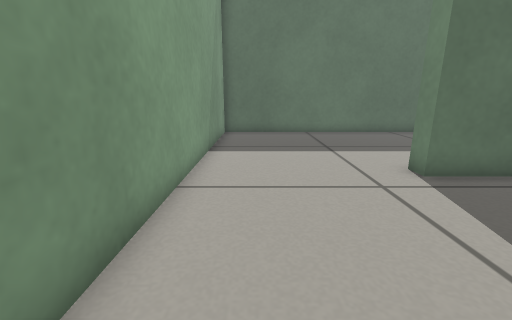
View 1 (above)

12 first-person views from a walk through a robot-simulator world made for Gazebo. The camera is 0.42 m above the floor, tilts 14° down and sees 90° across. The floor is counted in squares, 0.2 m on a side. Each view is taken from the middle of a square. On the plan, view 1 faces up. The plan holds only what a view shows up to about 16 squares ahead; the rest is blank.

View 2
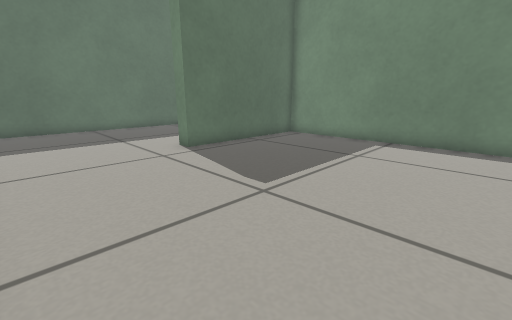

View 3
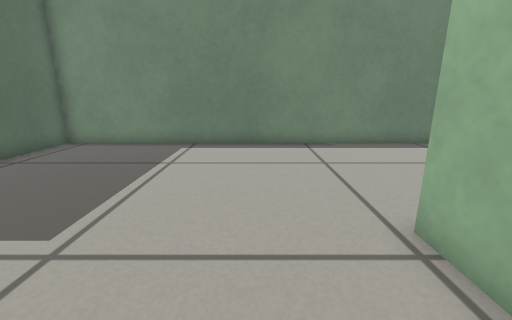

View 4
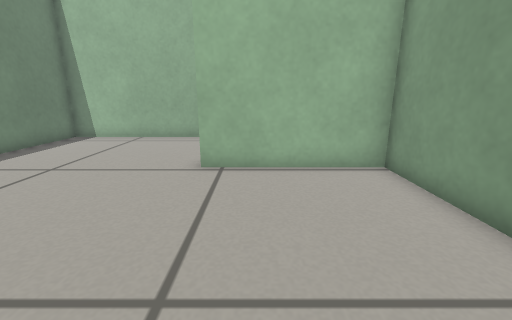

View 5
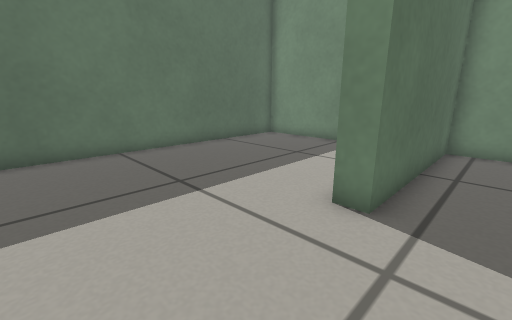

View 6
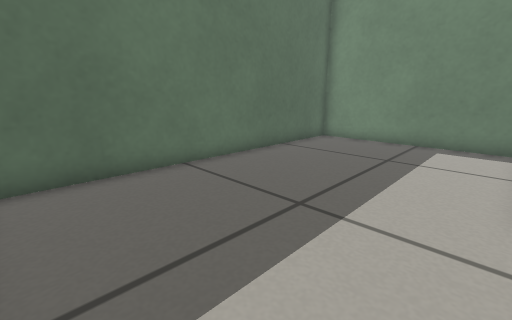

View 7
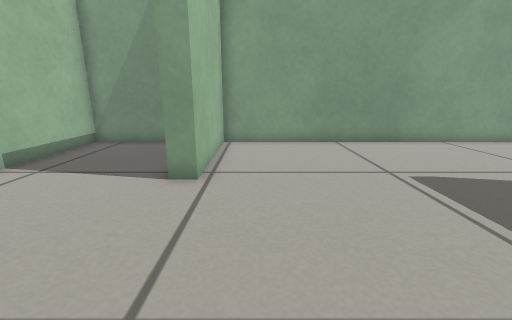

View 8
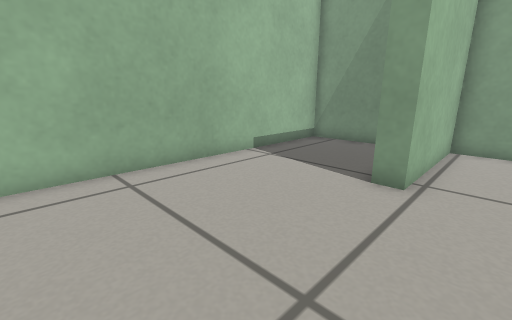

View 9
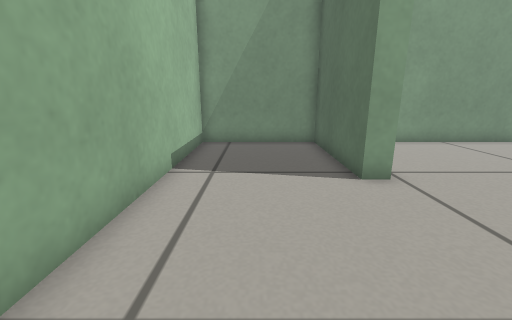

View 10
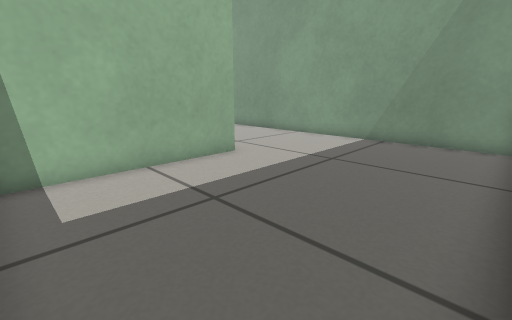

View 11
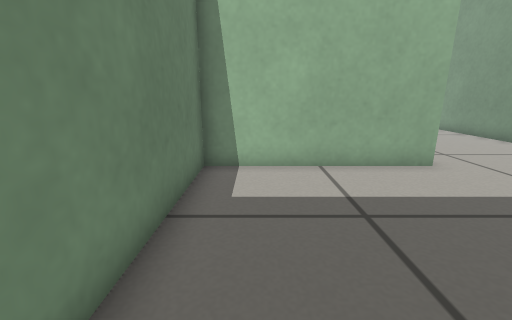

View 12
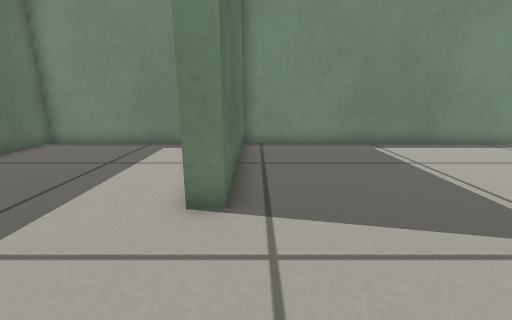

### Floor plan
Points are (right, up) in squares from view 1. A wall is a line through its corners. A room is listed if a view was taken in it or the views show most of it. See-through windows are left out.
Room 1 (views 1, 2, 3, 4, 5, 7, 8, 9, 12)
walls: (-1.9, 6.4) (-1.9, -4.5) (3.7, -4.5) (3.7, -5.3) (-1.9, -5.3) (-1.9, -10.5) (11.6, -10.5) (11.6, 6.6) (4.5, 6.6)
ways out: opening at (1.5, 7) to room 2
Room 2 (views 6, 10, 11)
walls: (4.5, 6.6) (4.5, 7.3) (11.6, 7.3) (11.6, 15.3) (-1.9, 15.3) (-1.9, 6.4)
ways out: opening at (1.5, 7) to room 1

Where each view was taken, in squares from view 1:
view 1: 0 up, 0 right, facing up
view 2: 3 down, 1 left, facing up-right
view 3: 2 down, 0 right, facing right
view 4: 3 up, 2 right, facing down
view 5: 5 up, 0 right, facing up-right
view 6: 8 up, 1 left, facing up-right
view 7: 3 down, 10 right, facing left
view 8: 3 down, 10 right, facing down-left
view 9: 8 down, 10 right, facing left
view 10: 15 up, 11 right, facing down-left
view 11: 15 up, 10 right, facing down
view 12: 6 up, 0 right, facing right
